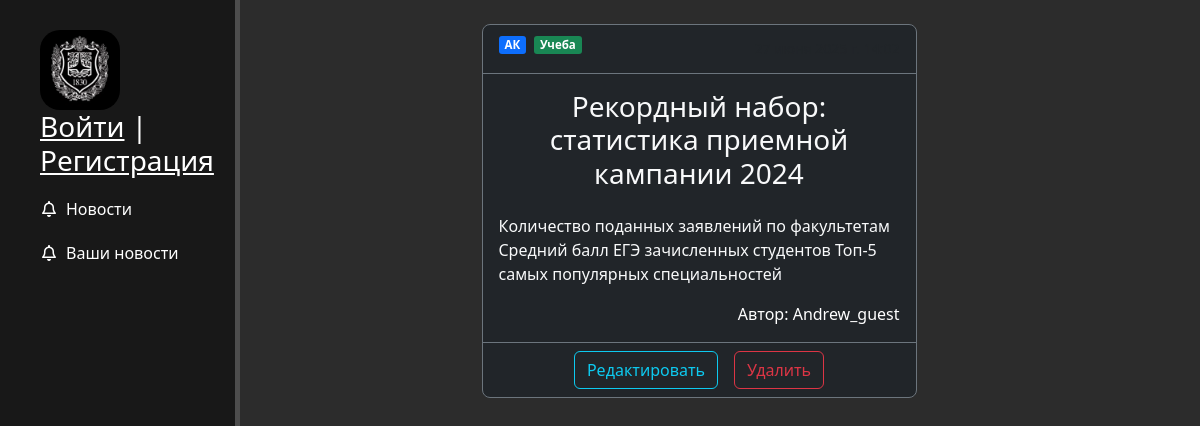
/news/30/, run on the app's committed database.
### news/models.py (models this page shows, shortened)
class Articles(models.Model):
    title = models.CharField(max_length=200)
    faculty = models.ForeignKey(Faculty, on_delete=models.SET_NULL, null=True)
    theme = models.ForeignKey(NewsTheme, on_delete=models.SET_NULL, null=True)
    full_text = models.TextField()
    date = models.DateTimeField(auto_now_add=True)
    author = models.ForeignKey(User, on_delete=models.CASCADE)
    class Meta:
        verbose_name = 'Новость'
        verbose_name_plural = 'Новости'

class Faculty(models.Model):
    name = models.CharField(max_length=100)

class NewsTheme(models.Model):
    name = models.CharField(max_length=100)

### news/views.py (the view)
# urls.py: path('<int:pk>/', views.NewDetailView.as_view(), name='news-detail'),
class NewDetailView(DetailView):
    model = Articles
    template_name = 'news/user_news.html'
    context_object_name = 'article'

### news/templates/news/details_view.html (shortened to what this page needs)
{% extends "main/layout.html" %}
{% block content %}
<div class="container pt-4">
    <div class="row justify-content-center wd-300">
        <div class="col-md-8 col-lg-6">
            <div class="card bg-dark text-light border-secondary">
                <div class="card-header border-secondary">
                    <div class="d-flex justify-content-between align-items-center">
                        <div class="meta">
                            <span class="badge bg-primary me-1">{{ article.faculty.name }}</span>
                            <span class="badge bg-success">{{ article.theme.name }}</span>
                        </div>
                        <small class="text-muted">{{ article.date }}</small>
                    </div>
                </div>
                <div class="card-body">
                    <h3 class="card-title text-center mb-4">{{ article.title }}</h3>
                    <p class="card-text">{{ article.full_text }}</p>
                    {% if article.author %}
                        <p class="text-end text-white mb-0 mt-3">Автор: {{ article.author }}</p>
                    {% endif %}
                </div>
                <div class="card-footer bg-transparent border-secondary">
                    <div class="d-flex justify-content-center gap-3">
                        <a href="{% url 'news-update' article.id %}" class="btn btn-outline-info">Редактировать</a>
                        <a href="{% url 'news-delete' article.id %}" class="btn btn-outline-danger">Удалить</a>
                    </div>
                </div>
            </div>
        </div>
    </div>
</div>
{% endblock %}

### main/static/main/css/main.css (style rules this page uses)
body { background-color: #2c2c2c; }
.meta { color: #666; margin-bottom: 10px; font-size: 0.9em; }
.badge { padding: 3px 6px; border-radius: 3px; font-size: 0.8em; margin-right: 5px; }
.card { border-radius: 8px; border: 1px solid #dee2e6; transition: all 0.3s ease; }

### data on the page
Articles: faculty.name "АК", theme.name "Учеба", title "Рекордный набор: статистика приемной кампании 2024", full_text "Количество поданных заявлений по факультетам Средний балл ЕГЭ зачисленных студентов Топ-5 самых популярных специальностей", author "Andrew_guest"
